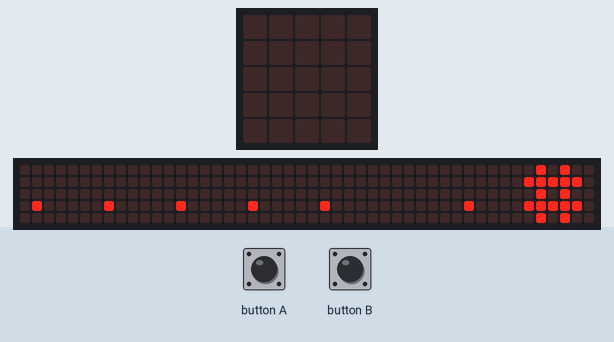
This program was run on a simulated BBC micro:bit (MakeCode). Shown: the board's 5×5 LED display, a strip that is not on the board, showing the scrolling text unrolled. The 48×5 strip is a reading aid, not a part: it shows the text the display is scrolling, unrolled, one strip-width of it at a time.

Above: at 0.15 s.
At 3.97 s:
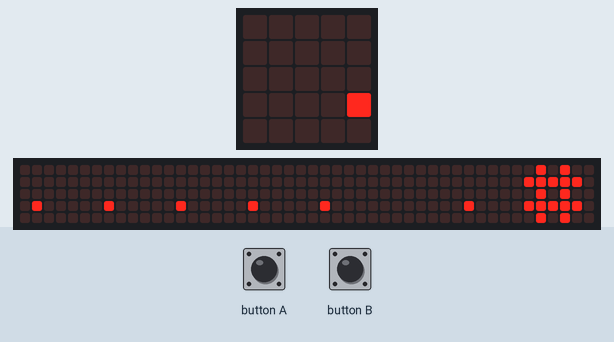
At 7.87 s:
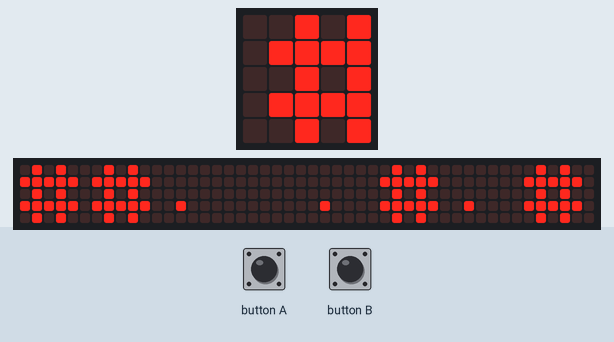
At 15.5 s:
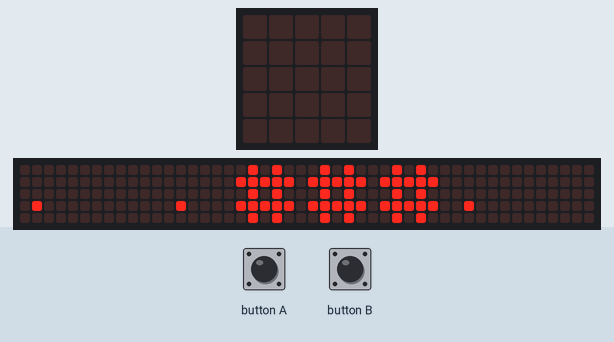
At 26.3 s:
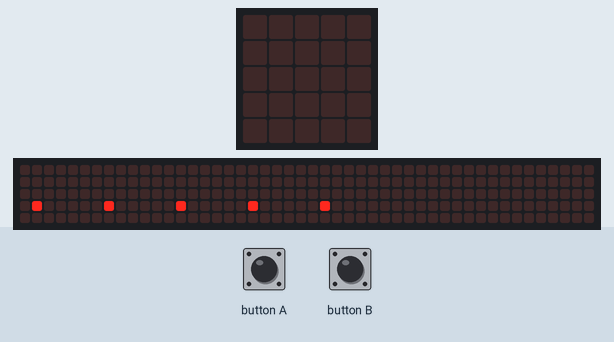
At 38.0 s:
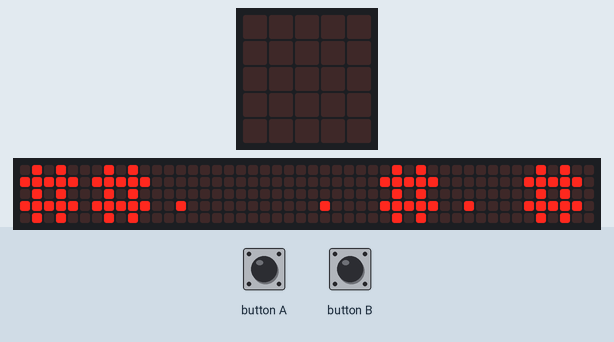

The program:

main.ts
```typescript
function dibujar_laberinto() {

    for (let i = 0; i < 5; i++) {
        for (let j = 0; j < 5; j++) {
            if (laberinto[i][j] == 1) {
                pantalla = "" + pantalla + "."
            } else {
                pantalla = "" + pantalla + "#"
            }

        }
        pantalla = "" + pantalla + "\n"
    }
    basic.showString(pantalla)
}

function mover_derecha() {

    if (pos_x < 4 && laberinto[pos_y][pos_x + 1] == 0) {
        pos_x += 1
    }

}

function mover_arriba() {

    if (pos_y > 0 && laberinto[pos_y - 1][pos_x] == 0) {
        pos_y += 0 - 1
    }

}

function mover_abajo() {

    if (pos_y < 4 && laberinto[pos_y + 1][pos_x] == 0) {
        pos_y += 1
    }

}

function mover_izquierda() {

    if (pos_x > 0 && laberinto[pos_y][pos_x - 1] == 0) {
        pos_x += 0 - 1
    }

}

let pantalla = ""
let pos_y = 0
let pos_x = 0
let laberinto : number[][] = []
let k = 0
let y = 0
let x = 0
laberinto = [[1, 1, 1, 1, 1], [1, 0, 0, 0, 1], [1, 0, 1, 0, 1], [1, 0, 0, 0, 1], [1, 1, 1, 1, 1]]
while (true) {
    dibujar_laberinto()
    if (pos_x == 4 && pos_y == 4) {
        basic.showString("¡Ganaste!")
        pos_x = 0
        pos_y = 0
    }

    input.onButtonPressed(Button.A, function on_button_pressed_a() {
        mover_izquierda()
    })
    input.onButtonPressed(Button.B, function on_button_pressed_b() {
        mover_derecha()
    })
}
```

test.ts
```typescript
// aquí va el archivo "tests"; esto no se compilará cuando este paquete se utilice como una extensión.
```

Measured:
- what the display in image 3 shows lasts 1.0 s, from 15.5 s to 16.5 s
- what the display in image 4 shows lasts 1.6 s, from 26.3 s to 27.9 s
